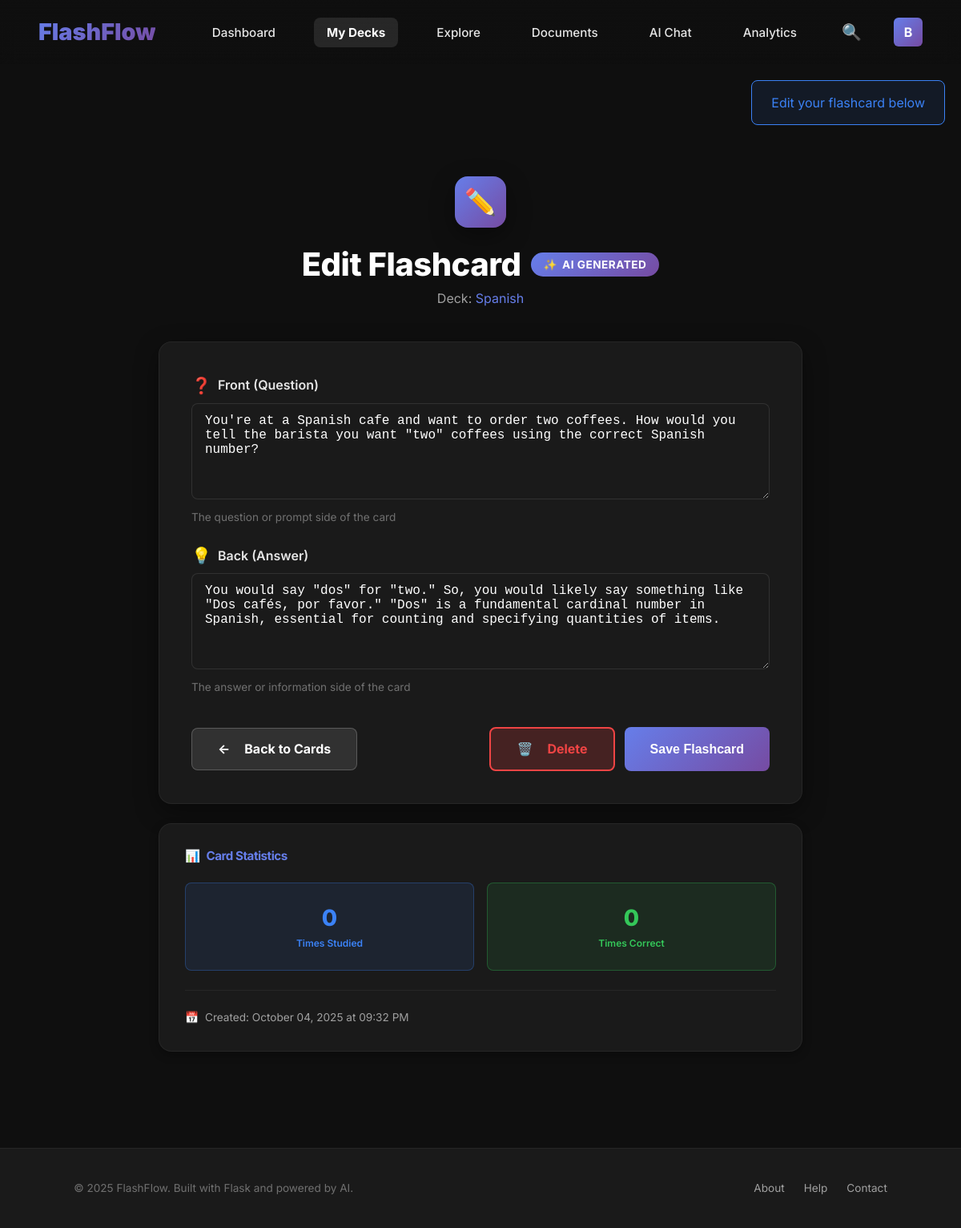
The page /decks/3/cards/19/edit (signed in) on the database as committed earlier.
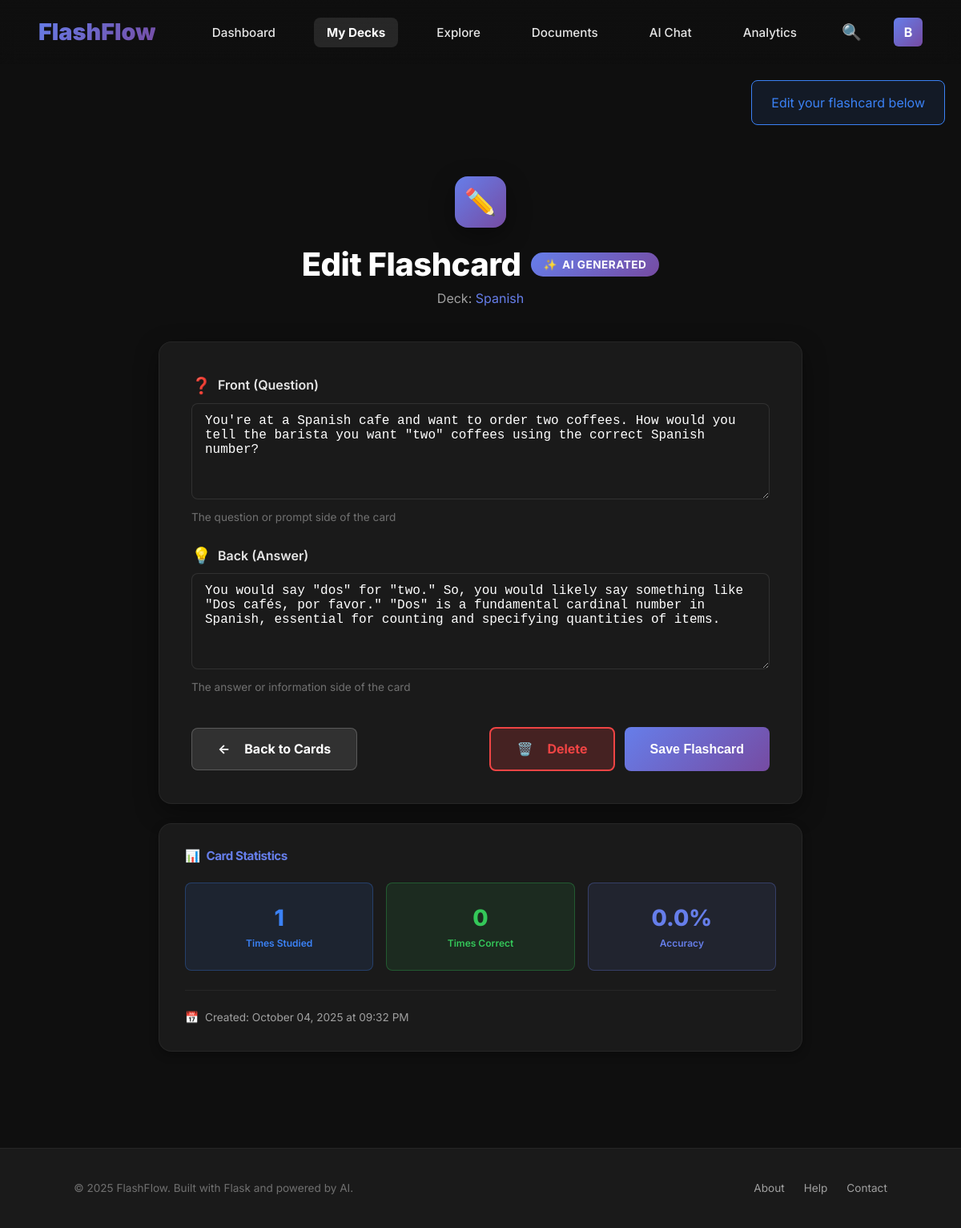
The same page on the database as committed later.
### app/models/flashcard.py (models this page shows, shortened)
class Flashcard(BaseModel):
    __tablename__ = 'flashcards'
    front_text = db.Column(db.Text, nullable=False)
    back_text = db.Column(db.Text, nullable=False)
    difficulty = db.Column(db.Integer, default=1)  # 1-5 difficulty scale (legacy)
    times_studied = db.Column(db.Integer, default=0)
    times_correct = db.Column(db.Integer, default=0)
    ease_factor = db.Column(db.Float, default=2.5)  # How "easy" card is (1.3-3.0)
    interval = db.Column(db.Integer, default=0)  # Days until next review
    repetitions = db.Column(db.Integer, default=0)  # Consecutive correct answers
    next_review_date = db.Column(db.DateTime, default=lambda: datetime.utcnow())
    last_reviewed = db.Column(db.DateTime, nullable=True)
    learning_state = db.Column(db.String(20), default='new')  # new/learning/review/mastered
    ai_generated = db.Column(db.Boolean, default=False, nullable=False)
    generation_prompt = db.Column(db.Text, nullable=True)  # Store the prompt that generated this card
    ai_provider = db.Column(db.String(20), nullable=True)  # Which AI generated it (gemini, openai, etc.)
    deck_id = db.Column(db.Integer, db.ForeignKey('decks.id'), nullable=False)
    @property
    def front(self):
        return self.front_text
    @property
    def back(self):
        return self.back_text

### app/views/decks.py (the view)
@decks_bp.route('/<int:deck_id>/cards/<int:card_id>/edit', methods=['GET', 'POST'])
@login_required
def edit_card(deck_id, card_id):
    deck = Deck.query.filter_by(id=deck_id, user_id=current_user.id).first_or_404()
    card = Flashcard.query.filter_by(id=card_id, deck_id=deck.id).first_or_404()
    form = FlashcardForm()
    if form.validate_on_submit():
        StudyService.update_flashcard(
            card,
            front_text=form.front_text.data,
            back_text=form.back_text.data
        )
        flash('Flashcard updated successfully!', 'success')
        return redirect(url_for('decks.view', id=deck.id))
    elif request.method == 'GET':
        form.front_text.data = card.front
        form.back_text.data = card.back
    return render_template(
        'decks/edit_card.html',
        title='Edit Flashcard',
        deck=deck,
        card=card,
        form=form
    )

### app/forms/deck_forms.py
class FlashcardForm(BaseForm):
    front_text = TextAreaField(
        'Front (Question)',
        validators=[
            DataRequired(message='Front text is required'),
            Length(min=1, max=1000, message='Front text must be between 1 and 1000 characters')
        ],
        render_kw={
            'placeholder': 'Enter the question or prompt',
            'class': 'form-control',
            'rows': 3
        }
    )
    back_text = TextAreaField(
        'Back (Answer)',
        validators=[
            DataRequired(message='Back text is required'),
            Length(min=1, max=1000, message='Back text must be between 1 and 1000 characters')
        ],
        render_kw={
            'placeholder': 'Enter the answer or explanation',
            'class': 'form-control',
            'rows': 3
        }
    )
    submit = SubmitField(
        'Save Flashcard',
        render_kw={'class': 'btn btn-primary'}
    )

### app/templates/decks/edit_card.html (shortened to what the changed rows need)
{% extends "base.html" %}
{% block content %}
<div style="padding-top: calc(var(--navbar-height) + var(--space-2xl)); padding-bottom: var(--space-2xl); min-height: 100vh;">
    <div class="container" style="max-width: 900px;">
        <div style="text-align: center; margin-bottom: var(--space-xl);">
            <h1 style="font-size: var(--font-size-3xl); font-weight: var(--font-weight-extrabold); margin-bottom: 8px; display: flex; align-items: center; justify-content: center; gap: 12px; flex-wrap: wrap;">
                Edit Flashcard
                {% if card.ai_generated %}
                <span class="badge" style="background: var(--gradient-primary); color: var(--color-text-primary); padding: 8px 16px; font-size: var(--font-size-sm);">
                    <span style="margin-right: 6px;">✨</span>AI Generated
                </span>
                {% endif %}
            </h1>
        </div>
        <div style="display: grid; grid-template-columns: 1fr; gap: var(--space-md);">
            <div style="background: var(--color-bg-secondary); border: 1px solid var(--color-border-light); border-radius: var(--radius-xl); padding: var(--space-xl); box-shadow: var(--shadow-lg);">
                <form method="POST">
                    <div class="form-group">
                        <label for="{{ form.front_text.id }}" class="form-label" style="display: flex; align-items: center; gap: 8px;">
                            <span style="font-size: 20px;">❓</span>
                            {{ form.front_text.label.text }}
                        </label>
                        {{ form.front_text(class="form-textarea" + (" error" if form.front_text.errors else ""), rows=4, style="font-size: var(--font-size-md);") }}
                        <div class="form-help">The question or prompt side of the card</div>
                    </div>
                    <div class="form-group">
                        <label for="{{ form.back_text.id }}" class="form-label" style="display: flex; align-items: center; gap: 8px;">
                            <span style="font-size: 20px;">💡</span>
                            {{ form.back_text.label.text }}
                        </label>
                        {{ form.back_text(class="form-textarea" + (" error" if form.back_text.errors else ""), rows=4, style="font-size: var(--font-size-md);") }}
                        <div class="form-help">The answer or information side of the card</div>
                    </div>
                </form>
            </div>
            <div style="background: var(--color-bg-secondary); border: 1px solid var(--color-border-light); border-radius: var(--radius-xl); padding: var(--space-lg); box-shadow: var(--shadow-md);">
                <div style="display: grid; grid-template-columns: repeat(auto-fit, minmax(140px, 1fr)); gap: var(--space-sm);">
                    <div style="background: rgba(59, 130, 246, 0.1); border: 1px solid rgba(59, 130, 246, 0.3); border-radius: var(--radius-md); padding: var(--space-md); text-align: center;">
                        <div style="font-size: var(--font-size-xl); font-weight: var(--font-weight-extrabold); color: var(--color-info); margin-bottom: 4px;">
                            {{ card.times_studied }}
                        </div>
                        <div style="font-size: var(--font-size-xs); color: var(--color-info); font-weight: var(--font-weight-semibold);">Times Studied</div>
                    </div>
                    <div style="background: rgba(52, 199, 89, 0.1); border: 1px solid rgba(52, 199, 89, 0.3); border-radius: var(--radius-md); padding: var(--space-md); text-align: center;">
                        <div style="font-size: var(--font-size-xl); font-weight: var(--font-weight-extrabold); color: var(--color-success); margin-bottom: 4px;">
                            {{ card.times_correct }}
                        </div>
                        <div style="font-size: var(--font-size-xs); color: var(--color-success); font-weight: var(--font-weight-semibold);">Times Correct</div>
                    </div>
                    {% if card.times_studied > 0 %}
                    <div style="background: rgba(102, 126, 234, 0.1); border: 1px solid var(--color-border-primary); border-radius: var(--radius-md); padding: var(--space-md); text-align: center;">
                        <div style="font-size: var(--font-size-xl); font-weight: var(--font-weight-extrabold); color: var(--color-primary); margin-bottom: 4px;">
                            {{ ((card.times_correct / card.times_studied) * 100)|round(1) }}%
                        </div>
                        <div style="font-size: var(--font-size-xs); color: var(--color-primary); font-weight: var(--font-weight-semibold);">Accuracy</div>
                    </div>
                    {% endif %}
                </div>
                <div style="margin-top: var(--space-md); padding-top: var(--space-md); border-top: 1px solid var(--color-border-light);">
                    <div style="font-size: var(--font-size-sm); color: var(--color-text-tertiary); display: flex; align-items: center; gap: 8px;">
                        <span>📅</span>
                        <span>Created: {{ card.created_at.strftime('%B %d, %Y at %I:%M %p') if card.created_at else 'Unknown' }}</span>
                    </div>
                </div>
            </div>
        </div>
    </div>
</div>
{% endblock %}

Rows that differ between the two databases and show on the page:
changed Flashcard: times_studied "0" → "1"; ((card.times_correct/card.times_studied)*100)|round(1) (not shown) → "0.0"
Other text that changed with them:
text now shown: "% Accuracy"
